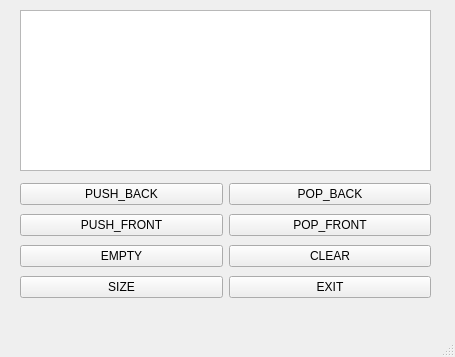
<?xml version="1.0" encoding="UTF-8"?>
<ui version="4.0">
 <class>MainWindow</class>
 <widget class="QMainWindow" name="MainWindow">
  <property name="geometry">
   <rect>
    <x>0</x>
    <y>0</y>
    <width>455</width>
    <height>357</height>
   </rect>
  </property>
  <property name="windowTitle">
   <string>MainWindow</string>
  </property>
  <widget class="QWidget" name="centralwidget">
   <widget class="QTextBrowser" name="textBrowser">
    <property name="geometry">
     <rect>
      <x>20</x>
      <y>10</y>
      <width>411</width>
      <height>161</height>
     </rect>
    </property>
   </widget>
   <widget class="QWidget" name="gridLayoutWidget">
    <property name="geometry">
     <rect>
      <x>20</x>
      <y>180</y>
      <width>411</width>
      <height>123</height>
     </rect>
    </property>
    <layout class="QGridLayout" name="gridLayout">
     <item row="0" column="0">
      <widget class="QPushButton" name="pushBackButton">
       <property name="text">
        <string>PUSH_BACK</string>
       </property>
      </widget>
     </item>
     <item row="0" column="1">
      <widget class="QPushButton" name="popBackButton">
       <property name="text">
        <string>POP_BACK</string>
       </property>
      </widget>
     </item>
     <item row="2" column="0">
      <widget class="QPushButton" name="emptyButton">
       <property name="text">
        <string>EMPTY</string>
       </property>
      </widget>
     </item>
     <item row="1" column="0">
      <widget class="QPushButton" name="pushFrontButton">
       <property name="text">
        <string>PUSH_FRONT</string>
       </property>
      </widget>
     </item>
     <item row="1" column="1">
      <widget class="QPushButton" name="popFrontButton">
       <property name="text">
        <string>POP_FRONT</string>
       </property>
      </widget>
     </item>
     <item row="2" column="1">
      <widget class="QPushButton" name="clearButton">
       <property name="text">
        <string>CLEAR</string>
       </property>
      </widget>
     </item>
     <item row="3" column="0">
      <widget class="QPushButton" name="sizeButton">
       <property name="text">
        <string>SIZE</string>
       </property>
      </widget>
     </item>
     <item row="3" column="1">
      <layout class="QHBoxLayout" name="horizontalLayout">
       <item>
        <widget class="QPushButton" name="pushButton">
         <property name="text">
          <string>EXIT</string>
         </property>
        </widget>
       </item>
      </layout>
     </item>
    </layout>
   </widget>
  </widget>
  <widget class="QMenuBar" name="menubar">
   <property name="geometry">
    <rect>
     <x>0</x>
     <y>0</y>
     <width>455</width>
     <height>22</height>
    </rect>
   </property>
  </widget>
  <widget class="QStatusBar" name="statusbar"/>
 </widget>
 <resources/>
 <connections>
  <connection>
   <sender>pushButton</sender>
   <signal>clicked()</signal>
   <receiver>MainWindow</receiver>
   <slot>close()</slot>
   <hints>
    <hint type="sourcelabel">
     <x>370</x>
     <y>306</y>
    </hint>
    <hint type="destinationlabel">
     <x>439</x>
     <y>327</y>
    </hint>
   </hints>
  </connection>
 </connections>
</ui>
